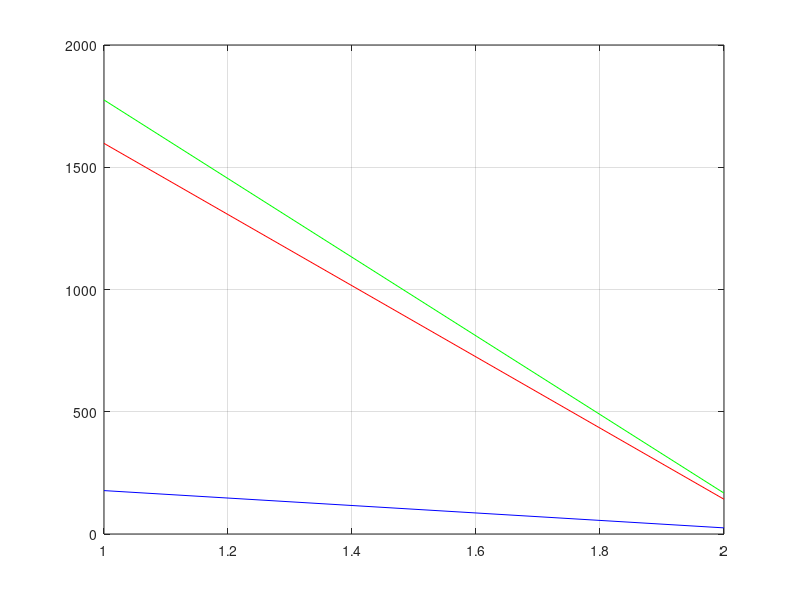
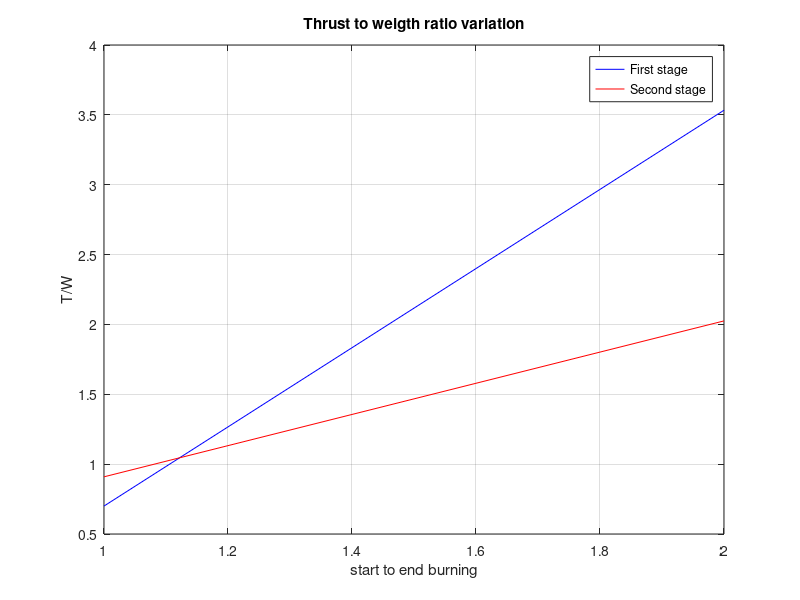
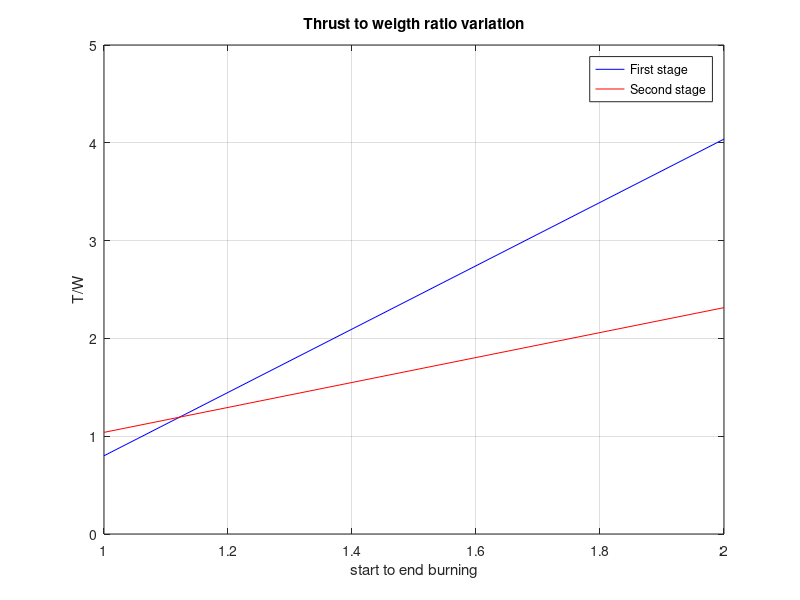
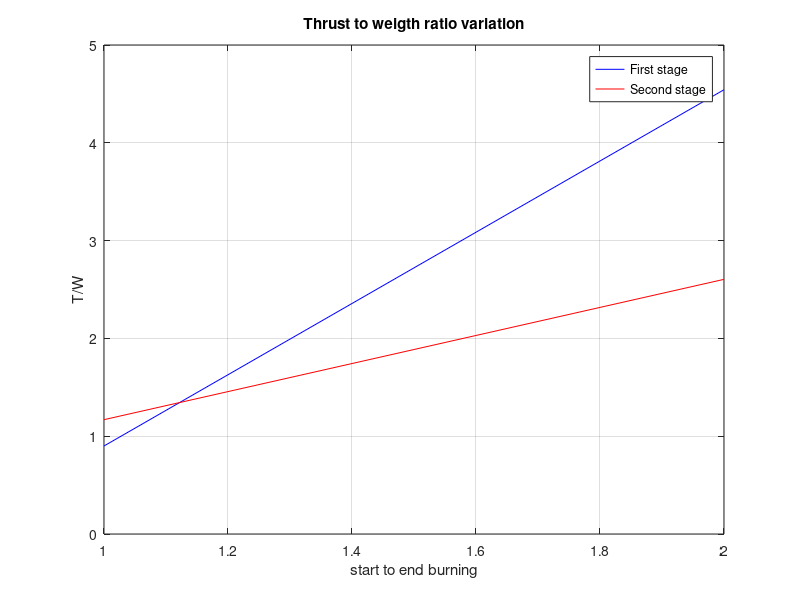

The MATLAB script that drew these images, in order:
close all
clear all
clc

%% DATA:

g = 9.81; %[m/s] GRAVITY ACCELERATION ON EARTH
m_pay = 50; %[kg] PAYLOAD MASS
DeltaV_tot = 10; %[km/s] TOTAL DELTA V NEEDED

%Specific impulses:
Is1 = 400; %[s]
Is2 = 350; %[s]

%Exhaust velocities:
c1 = Is1*g/1000; %[km/s]
c2 = Is2*g/1000; %[km/s]

c = [c1 c2]'; %effective exhaust velocities vector

%structural coefficients:
eps1 = 0.10;
eps2 = 0.15;

eps = [eps1 eps2]'; %structural coefficients vector

%% LAGRAGIAN MULTIPLIERS COMPUTATION:

fun = @(lambda) DeltaV_tot - c1*log(lambda*c1-1)- c2*log(lambda*c2-1)+log(lambda)*sum(c)+sum(c.*log(c.*eps)); %function which we have to solve

lambda0 = 1;
lambda = fsolve(fun, lambda0); %solves fun with the initial condition lambda0 ATTENTION: very sensitive to lambda0

%% STEP MASSES & INITIAL TOTAL MASS COMPUTATION:

mr = (lambda.*c-1)./(lambda.*c.*eps); %mass ratios for each stage

m2 =((mr(2)-1)/(1-eps2.*mr(2)))*(m_pay); %step mass of second stage
m1 =((mr(1)-1)/(1-eps1.*mr(1)))*(m2+m_pay); %step mass of first stage

mi_tot = m1+m2+m_pay;
m = [m1 m2];

%% STRUCTURAL MASSES:

ms2 = m2*eps2;
ms1 = m1*eps1;

ms = [ms1 ms2]';
%% PROPELLANT MASSES:

mp2 = m2 - ms2;
mp1 = m1 - ms1;

mp = [mp1 mp2]';

%% PLOTS:

n_stages = [1 2];

figure(1)
plot (n_stages, m, 'g-');
hold on
grid on
plot (n_stages, ms, 'b-');
plot (n_stages, mp, 'r-');
hold off

%% DeltaVs FOR EACH STAGE:

DeltaV1 = c1*log(mr(1));
DeltaV2 = c2*log(mr(2));

DeltaV_stages = [DeltaV1 DeltaV2];

%% THRUST TO WEIGTH RATIOS:
k = [0.7:0.1:1.1];
s = length(k);

for j=1:s
    
T1 = k(j)*mi_tot*9.81;
tw1_start = T1/(mi_tot*9.81);
tw1_end = T1/((mi_tot-mp1)*9.81);

T2 = k(j)*(m2+m_pay)*9.81;
tw2_start = T2/(m2*9.81);
tw2_end = T2/((m2+m_pay-mp2)*9.81);

tw1 = [tw1_start tw1_end];
tw2 = [tw2_start tw2_end];
int = [1:2];

tw = [tw1_start tw1_end tw2_start tw2_end];
n = length(tw);
tw_max = tw(1);
for i=2:n
    if (tw(n)>tw_max)
        tw_max = tw(n);
    end
end

nn = k(j);
figure (6+j)
plot(int,tw1,'b-')
title('Thrust to weigth ratio variation')
xlabel('start to end burning')
ylabel('T/W')
hold on 
grid on
plot(int,tw2,'r-')
legend('First stage','Second stage','Third stage')
hold off
end

